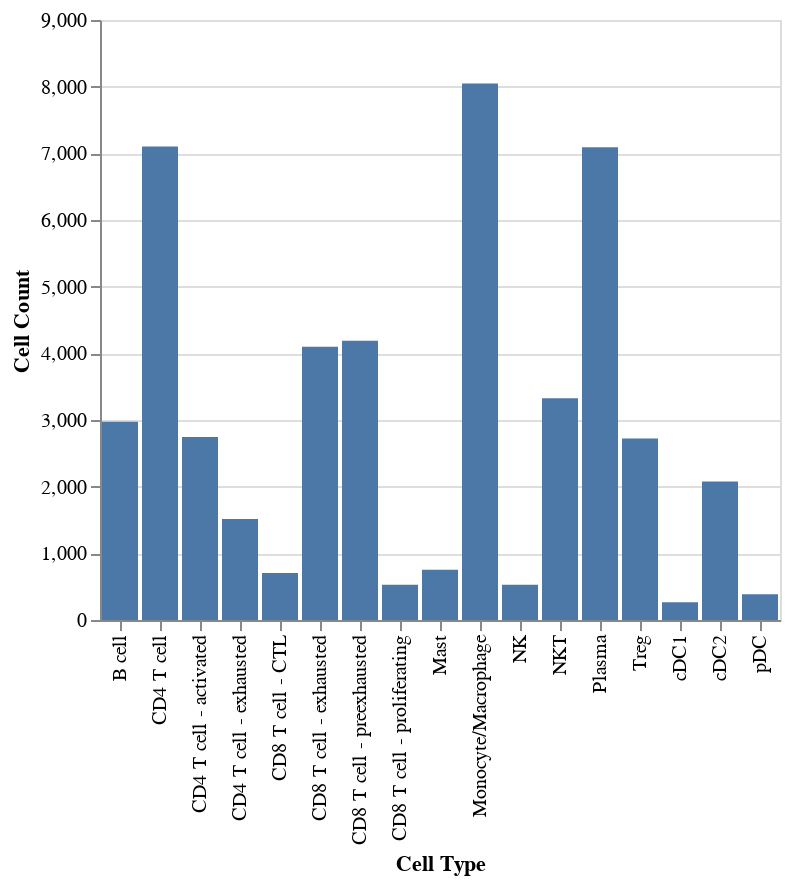

Notebook code cell kept with this figure:
### Code cell
alt.Chart(source).mark_bar().encode(
    x='Cell Type:O',
    y="Cell Count:Q",
    # The highlight will be set on the result of a conditional statement
).properties()

### Figure 1 — Vega-Lite specification as saved in the notebook (floating-point values rounded to 4 significant figures)
{"config": {"view": {"continuousWidth": 400, "continuousHeight": 300}}, "data": {"name": "data-b710ff24fa1b4a5119889bf8dc43c4c8"}, "mark": "bar", "encoding": {"x": {"type": "ordinal", "field": "Cell Type"}, "y": {"type": "quantitative", "field": "Cell Count"}}, "$schema": "https://vega.github.io/schema/vega-lite/v4.8.1.json", "datasets": {"data-b710ff24fa1b4a5119889bf8dc43c4c8": [{"Cell Count": 705, "Cell Type": "CD8 T cell - CTL"}, {"Cell Count": 4190, "Cell Type": "CD8 T cell - preexhausted"}, {"Cell Count": 527, "Cell Type": "NK"}, {"Cell Count": 8049, "Cell Type": "Monocyte/Macrophage"}, {"Cell Count": 2721, "Cell Type": "Treg"}, {"Cell Count": 7104, "Cell Type": "CD4 T cell"}, {"Cell Count": 4099, "Cell Type": "CD8 T cell - exhausted"}, {"Cell Count": 2079, "Cell Type": "cDC2"}, {"Cell Count": 3328, "Cell Type": "NKT"}, {"Cell Count": 2745, "Cell Type": "CD4 T cell - activated"}, {"Cell Count": 2972, "Cell Type": "B cell"}, {"Cell Count": 268, "Cell Type": "cDC1"}, {"Cell Count": 385, "Cell Type": "pDC"}, {"Cell Count": 7092, "Cell Type": "Plasma"}, {"Cell Count": 755, "Cell Type": "Mast"}, {"Cell Count": 529, "Cell Type": "CD8 T cell - proliferating"}, {"Cell Count": 1515, "Cell Type": "CD4 T cell - exhausted"}]}}
